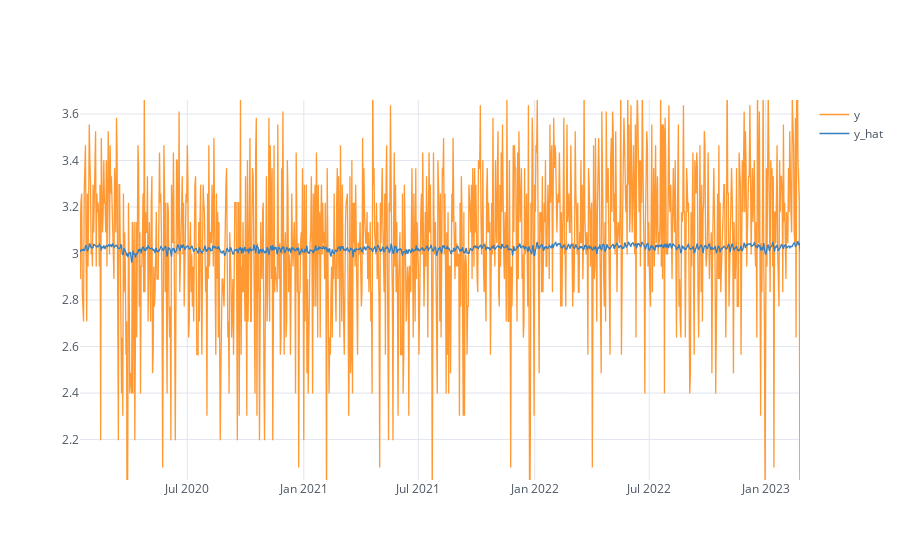

The notebook cell this image was saved under:
### Code cell
df[["y", "y_hat"]].iplot()

### Figure 1 — Plotly figure (JSON) as saved in the notebook; plotly's stock layout.template omitted (floating-point values rounded to 4 significant figures; data arrays with more than 128 entries replaced by an {"elided": "..."} marker saying what was removed)
{"data": [{"line": {"color": "rgba(255, 153, 51, 1.0)", "dash": "solid", "shape": "linear", "width": 1.3}, "mode": "lines", "name": "y", "text": "", "type": "scatter", "x": {"elided": "1146 str values"}, "y": {"elided": "1146 float values"}}, {"line": {"color": "rgba(55, 128, 191, 1.0)", "dash": "solid", "shape": "linear", "width": 1.3}, "mode": "lines", "name": "y_hat", "text": "", "type": "scatter", "x": {"elided": "1146 str values"}, "y": {"elided": "1146 float values"}}], "layout": {"autosize": true, "legend": {"bgcolor": "#FFFFFF", "font": {"color": "#4D5663"}}, "paper_bgcolor": "#FFFFFF", "plot_bgcolor": "#FFFFFF", "title": {"font": {"color": "#4D5663"}}, "xaxis": {"autorange": false, "gridcolor": "#E1E5ED", "range": ["2020-01-13 08:54:47.5684", "2023-02-24 05:01:44.1439"], "showgrid": true, "showspikes": false, "tickfont": {"color": "#4D5663"}, "title": {"font": {"color": "#4D5663"}, "text": ""}, "type": "date", "zerolinecolor": "#E1E5ED"}, "yaxis": {"autorange": false, "gridcolor": "#E1E5ED", "range": [2.026, 3.66], "showgrid": true, "showspikes": false, "tickfont": {"color": "#4D5663"}, "title": {"font": {"color": "#4D5663"}, "text": ""}, "type": "linear", "zerolinecolor": "#E1E5ED"}}}
